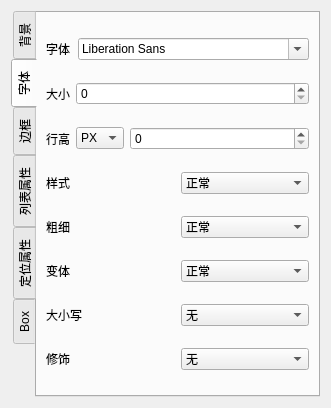
<?xml version="1.0" encoding="UTF-8"?>
<ui version="4.0">
 <class>Attribute</class>
 <widget class="QDialog" name="Attribute">
  <property name="geometry">
   <rect>
    <x>0</x>
    <y>0</y>
    <width>331</width>
    <height>408</height>
   </rect>
  </property>
  <property name="windowTitle">
   <string>Dialog</string>
  </property>
  <layout class="QGridLayout" name="gridLayout_6">
   <item row="0" column="0">
    <widget class="QTabWidget" name="tabWidget">
     <property name="sizePolicy">
      <sizepolicy hsizetype="Expanding" vsizetype="Expanding">
       <horstretch>0</horstretch>
       <verstretch>0</verstretch>
      </sizepolicy>
     </property>
     <property name="minimumSize">
      <size>
       <width>200</width>
       <height>0</height>
      </size>
     </property>
     <property name="tabPosition">
      <enum>QTabWidget::West</enum>
     </property>
     <property name="tabShape">
      <enum>QTabWidget::Rounded</enum>
     </property>
     <property name="currentIndex">
      <number>1</number>
     </property>
     <property name="elideMode">
      <enum>Qt::ElideLeft</enum>
     </property>
     <property name="tabBarAutoHide">
      <bool>false</bool>
     </property>
     <widget class="QWidget" name="tab_background">
      <attribute name="title">
       <string>背景</string>
      </attribute>
      <layout class="QGridLayout" name="gridLayout_2">
       <item row="0" column="0">
        <layout class="QHBoxLayout" name="horizontalLayout_9">
         <item>
          <widget class="QLabel" name="label_9">
           <property name="text">
            <string>颜色</string>
           </property>
          </widget>
         </item>
         <item>
          <widget class="QLabel" name="label_backgroundColorShow">
           <property name="text">
            <string>颜色值</string>
           </property>
          </widget>
         </item>
         <item>
          <widget class="WidgetColorPicker" name="widget_ColorChoose" native="true">
           <property name="sizePolicy">
            <sizepolicy hsizetype="Expanding" vsizetype="Preferred">
             <horstretch>0</horstretch>
             <verstretch>0</verstretch>
            </sizepolicy>
           </property>
           <property name="minimumSize">
            <size>
             <width>100</width>
             <height>0</height>
            </size>
           </property>
          </widget>
         </item>
        </layout>
       </item>
       <item row="1" column="0">
        <layout class="QHBoxLayout" name="horizontalLayout_10">
         <item>
          <widget class="QLabel" name="label_10">
           <property name="text">
            <string>图片</string>
           </property>
          </widget>
         </item>
         <item>
          <widget class="QLineEdit" name="lineEdit_backgroundPicture"/>
         </item>
         <item>
          <widget class="QToolButton" name="toolButton_backgroundPictureChoose">
           <property name="text">
            <string>...</string>
           </property>
          </widget>
         </item>
        </layout>
       </item>
       <item row="2" column="0">
        <layout class="QHBoxLayout" name="horizontalLayout_14">
         <item>
          <widget class="QLabel" name="label_16">
           <property name="minimumSize">
            <size>
             <width>45</width>
             <height>0</height>
            </size>
           </property>
           <property name="text">
            <string>字间距</string>
           </property>
          </widget>
         </item>
         <item>
          <widget class="QComboBox" name="comboBox_backgroundFontSpace">
           <property name="minimumSize">
            <size>
             <width>60</width>
             <height>0</height>
            </size>
           </property>
           <item>
            <property name="text">
             <string>标准</string>
            </property>
           </item>
           <item>
            <property name="text">
             <string>固定</string>
            </property>
           </item>
          </widget>
         </item>
         <item>
          <widget class="QDoubleSpinBox" name="doubleSpinBox_backgroundFontSpaceVal">
           <property name="enabled">
            <bool>false</bool>
           </property>
           <property name="minimumSize">
            <size>
             <width>60</width>
             <height>0</height>
            </size>
           </property>
          </widget>
         </item>
        </layout>
       </item>
       <item row="3" column="0">
        <layout class="QHBoxLayout" name="horizontalLayout_18">
         <item>
          <widget class="QLabel" name="label_20">
           <property name="text">
            <string>词间距</string>
           </property>
          </widget>
         </item>
         <item>
          <widget class="QComboBox" name="comboBox_backgroundWordSpace">
           <item>
            <property name="text">
             <string>正常</string>
            </property>
           </item>
           <item>
            <property name="text">
             <string>PX</string>
            </property>
           </item>
           <item>
            <property name="text">
             <string>继承</string>
            </property>
           </item>
          </widget>
         </item>
         <item>
          <widget class="QDoubleSpinBox" name="doubleSpinBox_backgroundWordSpaceval">
           <property name="enabled">
            <bool>false</bool>
           </property>
          </widget>
         </item>
        </layout>
       </item>
       <item row="4" column="0">
        <layout class="QHBoxLayout" name="horizontalLayout_15">
         <item>
          <widget class="QLabel" name="label_17">
           <property name="text">
            <string>对齐</string>
           </property>
          </widget>
         </item>
         <item>
          <widget class="QComboBox" name="comboBox_backgroundAlign">
           <property name="insertPolicy">
            <enum>QComboBox::InsertAtTop</enum>
           </property>
           <property name="sizeAdjustPolicy">
            <enum>QComboBox::AdjustToContents</enum>
           </property>
           <property name="duplicatesEnabled">
            <bool>false</bool>
           </property>
           <item>
            <property name="text">
             <string>左对齐</string>
            </property>
           </item>
           <item>
            <property name="text">
             <string>右对齐</string>
            </property>
           </item>
           <item>
            <property name="text">
             <string>居中</string>
            </property>
           </item>
           <item>
            <property name="text">
             <string>两端对齐</string>
            </property>
           </item>
          </widget>
         </item>
        </layout>
       </item>
       <item row="5" column="0">
        <layout class="QHBoxLayout" name="horizontalLayout_17">
         <item>
          <widget class="QLabel" name="label_19">
           <property name="text">
            <string>垂直对齐</string>
           </property>
          </widget>
         </item>
         <item>
          <widget class="QComboBox" name="comboBox_backgroundVertical_align">
           <item>
            <property name="text">
             <string>默认</string>
            </property>
           </item>
           <item>
            <property name="text">
             <string>上标</string>
            </property>
           </item>
           <item>
            <property name="text">
             <string>下标</string>
            </property>
           </item>
           <item>
            <property name="text">
             <string>顶对齐</string>
            </property>
           </item>
           <item>
            <property name="text">
             <string>字体顶对齐</string>
            </property>
           </item>
           <item>
            <property name="text">
             <string>居中</string>
            </property>
           </item>
           <item>
            <property name="text">
             <string>底对齐</string>
            </property>
           </item>
           <item>
            <property name="text">
             <string>字体顶对齐</string>
            </property>
           </item>
          </widget>
         </item>
        </layout>
       </item>
       <item row="6" column="0">
        <layout class="QHBoxLayout" name="horizontalLayout_21">
         <item>
          <layout class="QHBoxLayout" name="horizontalLayout_19">
           <item>
            <widget class="QLabel" name="label_21">
             <property name="text">
              <string>空格</string>
             </property>
            </widget>
           </item>
           <item>
            <widget class="QComboBox" name="comboBox_backgroundSpace">
             <property name="sizePolicy">
              <sizepolicy hsizetype="Expanding" vsizetype="Fixed">
               <horstretch>0</horstretch>
               <verstretch>0</verstretch>
              </sizepolicy>
             </property>
             <item>
              <property name="text">
               <string>保留</string>
              </property>
             </item>
             <item>
              <property name="text">
               <string>不换行</string>
              </property>
             </item>
            </widget>
           </item>
          </layout>
         </item>
         <item>
          <layout class="QHBoxLayout" name="horizontalLayout_13">
           <item>
            <widget class="QLabel" name="label_13">
             <property name="text">
              <string>位置</string>
             </property>
            </widget>
           </item>
           <item>
            <widget class="QComboBox" name="comboBox_backgroundPos">
             <property name="sizePolicy">
              <sizepolicy hsizetype="Expanding" vsizetype="Fixed">
               <horstretch>0</horstretch>
               <verstretch>0</verstretch>
              </sizepolicy>
             </property>
             <item>
              <property name="text">
               <string>水平</string>
              </property>
             </item>
             <item>
              <property name="text">
               <string>垂直</string>
              </property>
             </item>
            </widget>
           </item>
          </layout>
         </item>
        </layout>
       </item>
       <item row="7" column="0">
        <layout class="QHBoxLayout" name="horizontalLayout_23">
         <item>
          <layout class="QHBoxLayout" name="horizontalLayout_12">
           <item>
            <widget class="QLabel" name="label_12">
             <property name="text">
              <string>滚动</string>
             </property>
            </widget>
           </item>
           <item>
            <widget class="QComboBox" name="comboBox_backgroundAttachment">
             <property name="sizePolicy">
              <sizepolicy hsizetype="Expanding" vsizetype="Fixed">
               <horstretch>0</horstretch>
               <verstretch>0</verstretch>
              </sizepolicy>
             </property>
             <item>
              <property name="text">
               <string>固定</string>
              </property>
             </item>
             <item>
              <property name="text">
               <string>滚动</string>
              </property>
             </item>
            </widget>
           </item>
          </layout>
         </item>
         <item>
          <layout class="QHBoxLayout" name="horizontalLayout_11">
           <item>
            <widget class="QLabel" name="label_11">
             <property name="text">
              <string>重复</string>
             </property>
            </widget>
           </item>
           <item>
            <widget class="QComboBox" name="comboBox_backgroundRepeat">
             <property name="sizePolicy">
              <sizepolicy hsizetype="Expanding" vsizetype="Fixed">
               <horstretch>0</horstretch>
               <verstretch>0</verstretch>
              </sizepolicy>
             </property>
             <item>
              <property name="text">
               <string>重复</string>
              </property>
             </item>
             <item>
              <property name="text">
               <string>X重复</string>
              </property>
             </item>
             <item>
              <property name="text">
               <string>Y重复</string>
              </property>
             </item>
             <item>
              <property name="text">
               <string>无重复</string>
              </property>
             </item>
             <item>
              <property name="text">
               <string>继承</string>
              </property>
             </item>
            </widget>
           </item>
          </layout>
         </item>
        </layout>
       </item>
       <item row="8" column="0">
        <layout class="QHBoxLayout" name="horizontalLayout_22">
         <item>
          <layout class="QHBoxLayout" name="horizontalLayout_20">
           <item>
            <widget class="QLabel" name="label_22">
             <property name="text">
              <string>显示</string>
             </property>
            </widget>
           </item>
           <item>
            <widget class="QComboBox" name="comboBox_backgroundVisiable">
             <item>
              <property name="text">
               <string>无</string>
              </property>
             </item>
             <item>
              <property name="text">
               <string>块</string>
              </property>
             </item>
             <item>
              <property name="text">
               <string>列表项</string>
              </property>
             </item>
             <item>
              <property name="text">
               <string>追加部分</string>
              </property>
             </item>
             <item>
              <property name="text">
               <string>紧凑</string>
              </property>
             </item>
             <item>
              <property name="text">
               <string>标记</string>
              </property>
             </item>
             <item>
              <property name="text">
               <string>新建项目</string>
              </property>
             </item>
            </widget>
           </item>
          </layout>
         </item>
         <item>
          <layout class="QHBoxLayout" name="horizontalLayout_16">
           <item>
            <widget class="QLabel" name="label_18">
             <property name="text">
              <string>缩进</string>
             </property>
            </widget>
           </item>
           <item>
            <widget class="QSpinBox" name="spinBox_backgroundIndentVal"/>
           </item>
           <item>
            <widget class="QLabel" name="label_24">
             <property name="text">
              <string>PX</string>
             </property>
            </widget>
           </item>
          </layout>
         </item>
        </layout>
       </item>
      </layout>
     </widget>
     <widget class="QWidget" name="tab_font">
      <attribute name="title">
       <string>字体</string>
      </attribute>
      <layout class="QGridLayout" name="gridLayout">
       <item row="0" column="0">
        <layout class="QHBoxLayout" name="horizontalLayout">
         <item>
          <widget class="QLabel" name="label_8">
           <property name="text">
            <string>字体</string>
           </property>
          </widget>
         </item>
         <item>
          <widget class="QFontComboBox" name="fontComboBox"/>
         </item>
        </layout>
       </item>
       <item row="1" column="0">
        <layout class="QHBoxLayout" name="horizontalLayout_2">
         <item>
          <widget class="QLabel" name="label">
           <property name="text">
            <string>大小</string>
           </property>
          </widget>
         </item>
         <item>
          <widget class="QSpinBox" name="spinBox_fontSize">
           <property name="sizePolicy">
            <sizepolicy hsizetype="Expanding" vsizetype="Fixed">
             <horstretch>0</horstretch>
             <verstretch>0</verstretch>
            </sizepolicy>
           </property>
          </widget>
         </item>
        </layout>
       </item>
       <item row="2" column="0">
        <layout class="QHBoxLayout" name="horizontalLayout_4">
         <item>
          <widget class="QLabel" name="label_3">
           <property name="text">
            <string>行高</string>
           </property>
          </widget>
         </item>
         <item>
          <widget class="QComboBox" name="comboBox_2">
           <property name="sizePolicy">
            <sizepolicy hsizetype="Fixed" vsizetype="Fixed">
             <horstretch>0</horstretch>
             <verstretch>0</verstretch>
            </sizepolicy>
           </property>
           <item>
            <property name="text">
             <string>PX</string>
            </property>
           </item>
           <item>
            <property name="text">
             <string>PD</string>
            </property>
           </item>
           <item>
            <property name="text">
             <string>EM</string>
            </property>
           </item>
          </widget>
         </item>
         <item>
          <widget class="QSpinBox" name="spinBox_fontRowHight">
           <property name="sizePolicy">
            <sizepolicy hsizetype="Expanding" vsizetype="Fixed">
             <horstretch>0</horstretch>
             <verstretch>0</verstretch>
            </sizepolicy>
           </property>
          </widget>
         </item>
        </layout>
       </item>
       <item row="3" column="0">
        <layout class="QHBoxLayout" name="horizontalLayout_3">
         <item>
          <widget class="QLabel" name="label_2">
           <property name="text">
            <string>样式</string>
           </property>
          </widget>
         </item>
         <item>
          <widget class="QComboBox" name="comboBox_fortStyle">
           <item>
            <property name="text">
             <string>正常</string>
            </property>
           </item>
           <item>
            <property name="text">
             <string>偏斜体</string>
            </property>
           </item>
           <item>
            <property name="text">
             <string>斜体</string>
            </property>
           </item>
          </widget>
         </item>
        </layout>
       </item>
       <item row="4" column="0">
        <layout class="QHBoxLayout" name="horizontalLayout_5">
         <item>
          <widget class="QLabel" name="label_4">
           <property name="text">
            <string>粗细</string>
           </property>
          </widget>
         </item>
         <item>
          <widget class="QComboBox" name="comboBox_fontWeight">
           <item>
            <property name="text">
             <string>正常</string>
            </property>
           </item>
           <item>
            <property name="text">
             <string>粗体</string>
            </property>
           </item>
           <item>
            <property name="text">
             <string>细体</string>
            </property>
           </item>
          </widget>
         </item>
        </layout>
       </item>
       <item row="5" column="0">
        <layout class="QHBoxLayout" name="horizontalLayout_6">
         <item>
          <widget class="QLabel" name="label_5">
           <property name="text">
            <string>变体</string>
           </property>
          </widget>
         </item>
         <item>
          <widget class="QComboBox" name="comboBox_fontVariant">
           <item>
            <property name="text">
             <string>正常</string>
            </property>
           </item>
           <item>
            <property name="text">
             <string>小型大写字母</string>
            </property>
           </item>
          </widget>
         </item>
        </layout>
       </item>
       <item row="6" column="0">
        <layout class="QHBoxLayout" name="horizontalLayout_7">
         <item>
          <widget class="QLabel" name="label_6">
           <property name="text">
            <string>大小写</string>
           </property>
          </widget>
         </item>
         <item>
          <widget class="QComboBox" name="comboBox_fontTransform">
           <item>
            <property name="text">
             <string>无</string>
            </property>
           </item>
           <item>
            <property name="text">
             <string>首字母大写</string>
            </property>
           </item>
           <item>
            <property name="text">
             <string>小写</string>
            </property>
           </item>
           <item>
            <property name="text">
             <string>大写</string>
            </property>
           </item>
          </widget>
         </item>
        </layout>
       </item>
       <item row="7" column="0">
        <layout class="QHBoxLayout" name="horizontalLayout_8">
         <item>
          <widget class="QLabel" name="label_7">
           <property name="text">
            <string>修饰</string>
           </property>
          </widget>
         </item>
         <item>
          <widget class="QComboBox" name="comboBox_fontDecoration">
           <item>
            <property name="text">
             <string>无</string>
            </property>
           </item>
           <item>
            <property name="text">
             <string>下划线</string>
            </property>
           </item>
           <item>
            <property name="text">
             <string>删除线</string>
            </property>
           </item>
           <item>
            <property name="text">
             <string>闪烁</string>
            </property>
           </item>
          </widget>
         </item>
        </layout>
       </item>
      </layout>
     </widget>
     <widget class="QWidget" name="tab_border">
      <attribute name="title">
       <string>边框</string>
      </attribute>
      <layout class="QGridLayout" name="gridLayout_3">
       <item row="0" column="0">
        <layout class="QVBoxLayout" name="verticalLayout">
         <item>
          <layout class="QHBoxLayout" name="horizontalLayout_24">
           <item>
            <widget class="QLabel" name="label_14">
             <property name="text">
              <string>类型</string>
             </property>
            </widget>
           </item>
           <item>
            <widget class="QComboBox" name="comboBox_16">
             <property name="sizePolicy">
              <sizepolicy hsizetype="Expanding" vsizetype="Fixed">
               <horstretch>0</horstretch>
               <verstretch>0</verstretch>
              </sizepolicy>
             </property>
            </widget>
           </item>
          </layout>
         </item>
         <item>
          <layout class="QHBoxLayout" name="horizontalLayout_25">
           <item>
            <widget class="QLabel" name="label_15">
             <property name="text">
              <string>宽度</string>
             </property>
            </widget>
           </item>
           <item>
            <widget class="QComboBox" name="comboBox_17">
             <property name="sizePolicy">
              <sizepolicy hsizetype="Expanding" vsizetype="Fixed">
               <horstretch>0</horstretch>
               <verstretch>0</verstretch>
              </sizepolicy>
             </property>
            </widget>
           </item>
          </layout>
         </item>
         <item>
          <layout class="QHBoxLayout" name="horizontalLayout_26">
           <item>
            <widget class="QLabel" name="label_25">
             <property name="text">
              <string>颜色</string>
             </property>
            </widget>
           </item>
           <item>
            <widget class="QLabel" name="label_26">
             <property name="text">
              <string>颜色值</string>
             </property>
            </widget>
           </item>
           <item>
            <widget class="WidgetColorPicker" name="widget_2" native="true">
             <property name="sizePolicy">
              <sizepolicy hsizetype="Expanding" vsizetype="Preferred">
               <horstretch>0</horstretch>
               <verstretch>0</verstretch>
              </sizepolicy>
             </property>
             <property name="minimumSize">
              <size>
               <width>100</width>
               <height>0</height>
              </size>
             </property>
            </widget>
           </item>
          </layout>
         </item>
         <item>
          <layout class="QHBoxLayout" name="horizontalLayout_37">
           <item>
            <widget class="QLabel" name="label_23">
             <property name="text">
              <string>倒角</string>
             </property>
            </widget>
           </item>
           <item>
            <widget class="QSpinBox" name="spinBox">
             <property name="sizePolicy">
              <sizepolicy hsizetype="Minimum" vsizetype="Fixed">
               <horstretch>0</horstretch>
               <verstretch>0</verstretch>
              </sizepolicy>
             </property>
            </widget>
           </item>
          </layout>
         </item>
        </layout>
       </item>
       <item row="1" column="0">
        <spacer name="verticalSpacer">
         <property name="orientation">
          <enum>Qt::Vertical</enum>
         </property>
         <property name="sizeHint" stdset="0">
          <size>
           <width>20</width>
           <height>220</height>
          </size>
         </property>
        </spacer>
       </item>
      </layout>
     </widget>
     <widget class="QWidget" name="tab_list">
      <attribute name="title">
       <string>列表属性</string>
      </attribute>
      <layout class="QGridLayout" name="gridLayout_5">
       <item row="0" column="0">
        <layout class="QVBoxLayout" name="verticalLayout_3">
         <item>
          <layout class="QHBoxLayout" name="horizontalLayout_36">
           <item>
            <layout class="QHBoxLayout" name="horizontalLayout_27">
             <item>
              <widget class="QLabel" name="label_27">
               <property name="text">
                <string>类型</string>
               </property>
              </widget>
             </item>
             <item>
              <widget class="QComboBox" name="comboBox_18">
               <item>
                <property name="text">
                 <string>圆点</string>
                </property>
               </item>
               <item>
                <property name="text">
                 <string>圆圈</string>
                </property>
               </item>
               <item>
                <property name="text">
                 <string>方块</string>
                </property>
               </item>
               <item>
                <property name="text">
                 <string>数字</string>
                </property>
               </item>
               <item>
                <property name="text">
                 <string>小写罗马数字</string>
                </property>
               </item>
               <item>
                <property name="text">
                 <string>大写罗马数字</string>
                </property>
               </item>
               <item>
                <property name="text">
                 <string>小写希腊字母</string>
                </property>
               </item>
               <item>
                <property name="text">
                 <string>大写希腊字母</string>
                </property>
               </item>
              </widget>
             </item>
            </layout>
           </item>
           <item>
            <layout class="QHBoxLayout" name="horizontalLayout_28">
             <item>
              <widget class="QLabel" name="label_28">
               <property name="text">
                <string>位置</string>
               </property>
              </widget>
             </item>
             <item>
              <widget class="QComboBox" name="comboBox_19">
               <item>
                <property name="text">
                 <string>内部</string>
                </property>
               </item>
               <item>
                <property name="text">
                 <string>外部</string>
                </property>
               </item>
              </widget>
             </item>
            </layout>
           </item>
          </layout>
         </item>
         <item>
          <layout class="QHBoxLayout" name="horizontalLayout_29">
           <item>
            <widget class="QLabel" name="label_29">
             <property name="text">
              <string>图像</string>
             </property>
            </widget>
           </item>
           <item>
            <widget class="QLineEdit" name="lineEdit_2"/>
           </item>
           <item>
            <widget class="QToolButton" name="toolButton">
             <property name="text">
              <string>...</string>
             </property>
            </widget>
           </item>
          </layout>
         </item>
        </layout>
       </item>
       <item row="1" column="0">
        <spacer name="verticalSpacer_3">
         <property name="orientation">
          <enum>Qt::Vertical</enum>
         </property>
         <property name="sizeHint" stdset="0">
          <size>
           <width>20</width>
           <height>242</height>
          </size>
         </property>
        </spacer>
       </item>
      </layout>
     </widget>
     <widget class="QWidget" name="tab_position">
      <attribute name="title">
       <string>定位属性</string>
      </attribute>
      <layout class="QGridLayout" name="gridLayout_4">
       <item row="0" column="0">
        <layout class="QVBoxLayout" name="verticalLayout_2">
         <item>
          <layout class="QHBoxLayout" name="horizontalLayout_35">
           <item>
            <layout class="QHBoxLayout" name="horizontalLayout_30">
             <item>
              <widget class="QLabel" name="label_30">
               <property name="text">
                <string>定位属性</string>
               </property>
              </widget>
             </item>
             <item>
              <widget class="QComboBox" name="comboBox_20">
               <item>
                <property name="text">
                 <string>默认</string>
                </property>
               </item>
               <item>
                <property name="text">
                 <string>父元素</string>
                </property>
               </item>
               <item>
                <property name="text">
                 <string>窗口</string>
                </property>
               </item>
               <item>
                <property name="text">
                 <string>相对</string>
                </property>
               </item>
               <item>
                <property name="text">
                 <string>继承</string>
                </property>
               </item>
              </widget>
             </item>
            </layout>
           </item>
           <item>
            <layout class="QHBoxLayout" name="horizontalLayout_31">
             <item>
              <widget class="QLabel" name="label_31">
               <property name="text">
                <string>显示</string>
               </property>
              </widget>
             </item>
             <item>
              <widget class="QComboBox" name="comboBox_21">
               <item>
                <property name="text">
                 <string>可见</string>
                </property>
               </item>
               <item>
                <property name="text">
                 <string>不可见</string>
                </property>
               </item>
               <item>
                <property name="text">
                 <string>继承</string>
                </property>
               </item>
              </widget>
             </item>
            </layout>
           </item>
          </layout>
         </item>
         <item>
          <layout class="QHBoxLayout" name="horizontalLayout_34">
           <item>
            <layout class="QHBoxLayout" name="horizontalLayout_33">
             <item>
              <widget class="QLabel" name="label_33">
               <property name="text">
                <string>裁    剪</string>
               </property>
              </widget>
             </item>
             <item>
              <widget class="QComboBox" name="comboBox_23">
               <item>
                <property name="text">
                 <string>自动</string>
                </property>
               </item>
               <item>
                <property name="text">
                 <string>裁切</string>
                </property>
               </item>
               <item>
                <property name="text">
                 <string>继承</string>
                </property>
               </item>
              </widget>
             </item>
            </layout>
           </item>
           <item>
            <layout class="QHBoxLayout" name="horizontalLayout_32">
             <item>
              <widget class="QLabel" name="label_32">
               <property name="text">
                <string>溢出</string>
               </property>
              </widget>
             </item>
             <item>
              <widget class="QComboBox" name="comboBox_22">
               <item>
                <property name="text">
                 <string>自动</string>
                </property>
               </item>
               <item>
                <property name="text">
                 <string>隐藏</string>
                </property>
               </item>
               <item>
                <property name="text">
                 <string>修剪</string>
                </property>
               </item>
               <item>
                <property name="text">
                 <string>滚动</string>
                </property>
               </item>
               <item>
                <property name="text">
                 <string>继承</string>
                </property>
               </item>
              </widget>
             </item>
            </layout>
           </item>
          </layout>
         </item>
        </layout>
       </item>
       <item row="1" column="0">
        <spacer name="verticalSpacer_2">
         <property name="orientation">
          <enum>Qt::Vertical</enum>
         </property>
         <property name="sizeHint" stdset="0">
          <size>
           <width>20</width>
           <height>240</height>
          </size>
         </property>
        </spacer>
       </item>
      </layout>
     </widget>
     <widget class="QWidget" name="Box">
      <attribute name="title">
       <string>Box</string>
      </attribute>
     </widget>
    </widget>
   </item>
  </layout>
 </widget>
 <customwidgets>
  <customwidget>
   <class>WidgetColorPicker</class>
   <extends>QWidget</extends>
   <header location="global">widgetcolorpicker.h</header>
   <container>1</container>
  </customwidget>
 </customwidgets>
 <resources/>
 <connections/>
</ui>
